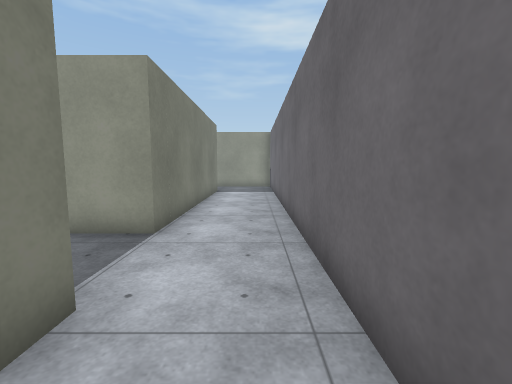
view 1 (above)

16 first-person views from a walk through a 3-D level made in the Unity game engine. The camera is 1.4 m above the floor, tilts 6° down and sees 90° across. The floor is counted in squares, 1 m on a side. Each view is taken from the middle of a square. On the plan, view 1 faces up. The plan holds only what a view shows up to about 13 squares ahead; the rest is blank. The place goes on beyond the plan. The player is left out. Some animated figures are left out. Surface patterns are stand-ins for the level's own textures.

view 2
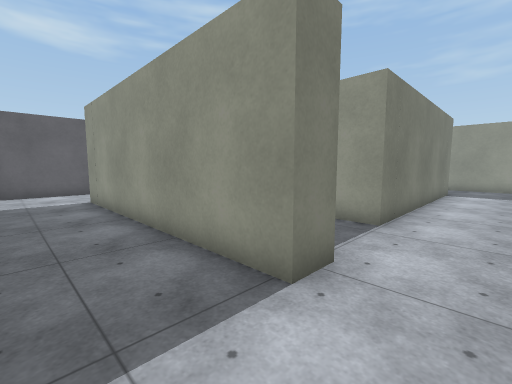

view 3
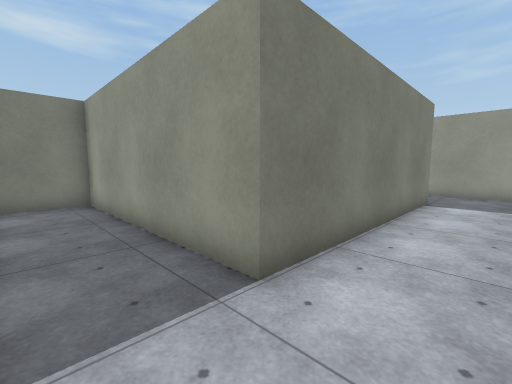

view 4
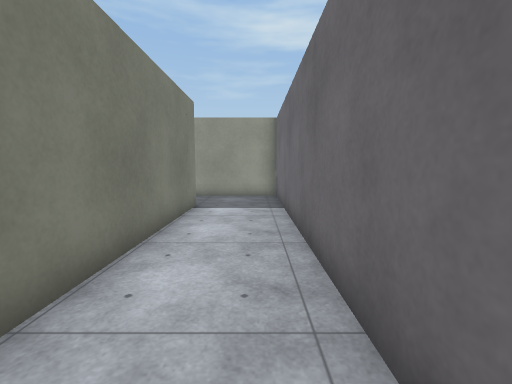

view 5
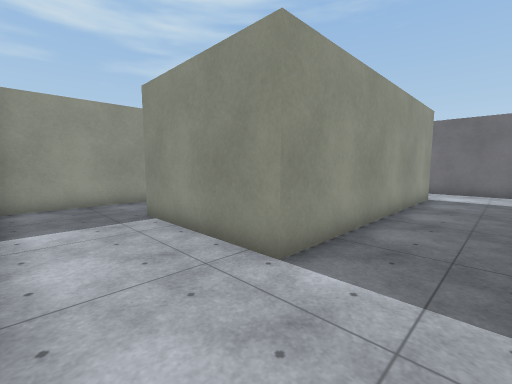

view 6
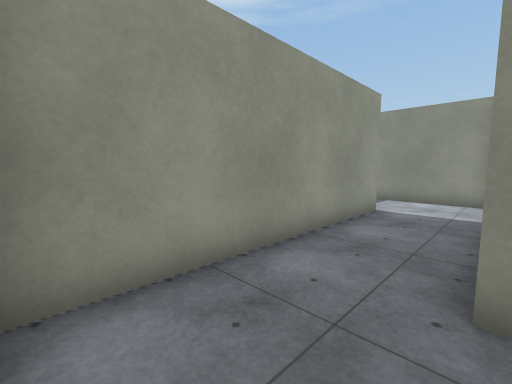

view 7
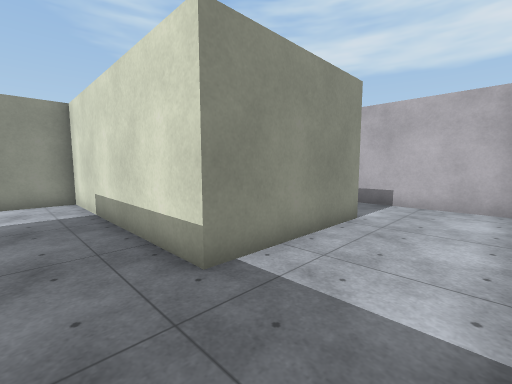

view 8
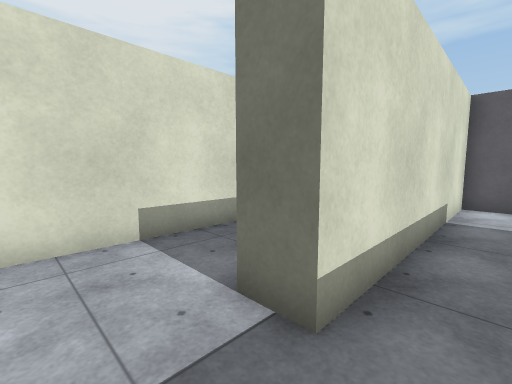

view 9
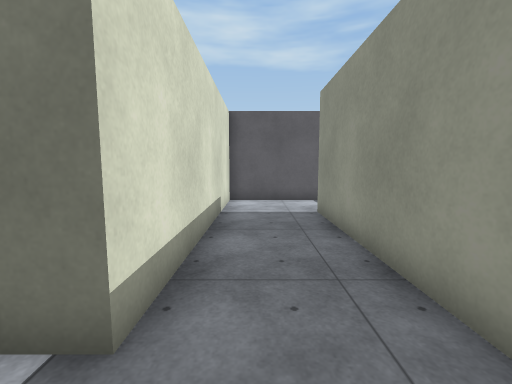

view 10
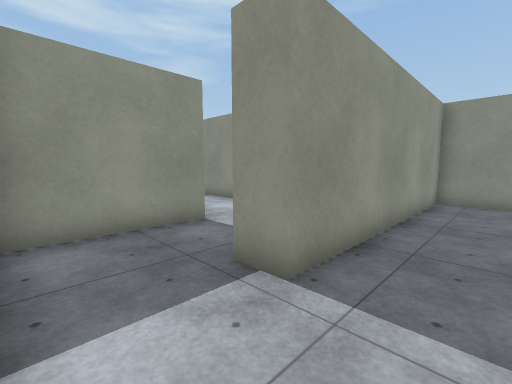

view 11
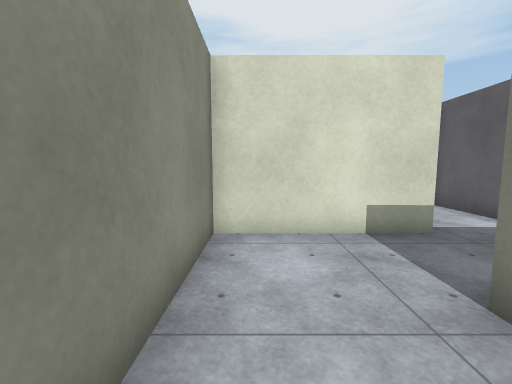

view 12
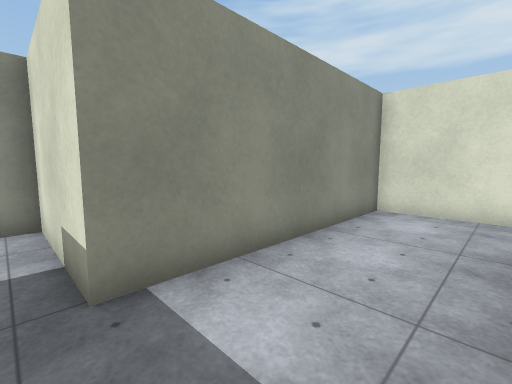

view 13
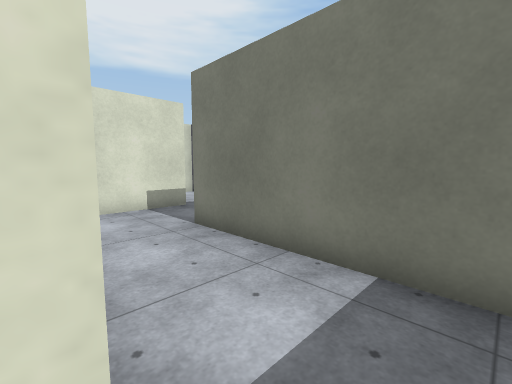

view 14
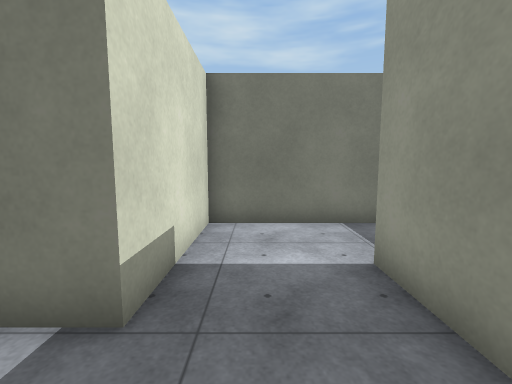

view 15
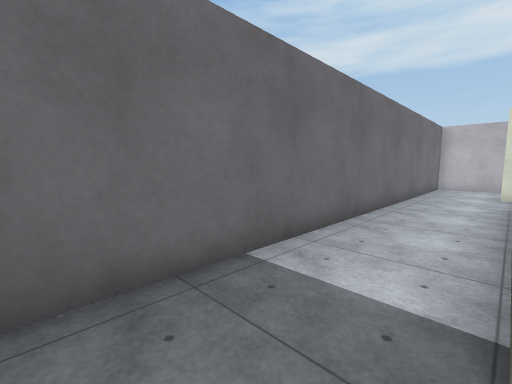

view 16
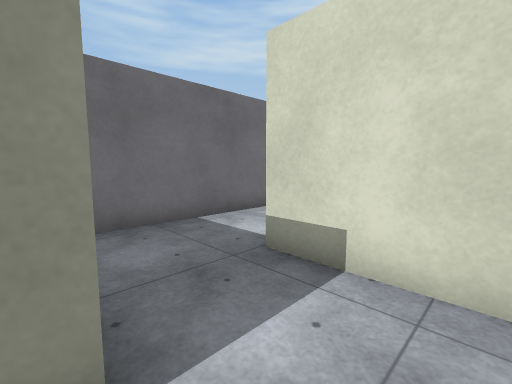

### Floor plan
Points are (right, up) in squares from view 1. A wall is a line through its corners. A room is listed if a view was taken in it or the views show most of it. See-through windows are left out.
Room 1 (views 1, 2, 5, 6, 7)
walls: (-14.3, 2.1) (-14.3, -1.1); (-1.7, 2.4) (-1.7, 1.3) (-11.2, 1.3) (-11.2, 6.2) (-3.1, 6.2) (-3.1, 10.4); (-14.1, -1.5) (-9.9, -1.5); (-1.8, -1.5) (-1, -1.5); (0.9, -1.1) (0.9, 2.6); (-5.8, 9.9) (-5.8, 8.9) (-14.1, 8.9)
ways out: opening at (-0.5, 2) to room 2; opening at (-4.5, 9.5) to room 3
Room 2 (views 3, 4, 14, 15, 16)
walls: (0.9, 2.6) (0.9, 16.7) (-3.5, 16.7) (-3.5, 17.1); (-6.1, 18) (-6.1, 13.8) (-2.1, 13.8) (-2.1, 5.2) (-10.3, 5.2) (-10.3, 2.9)
ways out: opening at (-0.5, 2) to room 1; opening at (-4.5, 17)
Room 3 (views 8, 9, 10)
walls: (-14.3, 13.5) (-14.3, 9.9) (-5.8, 9.9); (-10.3, 16.7) (-14.1, 16.7); (-3.1, 10.4) (-3.1, 12.9) (-11.6, 12.9) (-11.6, 13.8) (-10.6, 13.8)
ways out: opening at (-4.5, 9.5) to room 1; opening at (-11, 15.5) to room 4
Room 4 (views 11, 12, 13)
walls: (-10.3, 22.1) (-10.3, 16.7); (-10.6, 13.8) (-7.1, 13.8) (-7.1, 21.5) (-3.1, 21.5) (-3.1, 22.1)
ways out: opening at (-11, 15.5) to room 3

Positions as (right, up) in squares from view 1, and headings:
1: (0, 0), facing up
2: (0, -1), facing up-left
3: (0, 3), facing up-left
4: (0, 5), facing up
5: (-14, -1), facing up-right
6: (-14, 6), facing up-right
7: (-14, 8), facing down-right
8: (-4, 11), facing down-left
9: (-4, 11), facing left
10: (-14, 11), facing up-right
11: (-8, 19), facing down
12: (-10, 22), facing down-right
13: (-7, 22), facing down-left
14: (0, 15), facing left
15: (-2, 16), facing down-right
16: (-5, 17), facing down-right
